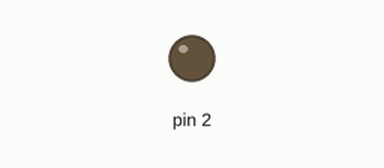
Recording of a sketch running on a simulated Arduino Uno, built with avr-gcc and run on an emulated ATmega328P. Parts: output pins drawn as LEDs (lit = HIGH).

Above: at 2.0 s.
At 4.2 s:
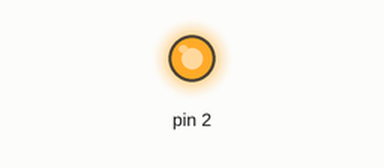
Timing chart, 0 to 11.2 s (numbered marks = the images above):
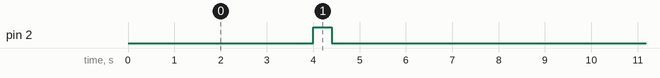

Measured:
- by itself, pin 2: alternates HIGH for 0.40 s and LOW for 8.2 s

The sketch:

lab_exercise_1_11.ino
```cpp
// C++ code
//
void setup()
{
  pinMode(2, OUTPUT);
}

void loop()
{


  digitalWrite(12, HIGH);
  delay(200); // Wait for 1000 millisecond(s)
  digitalWrite(12, LOW);
 delay(200); // Wait for 1000 millisecond(s)
  digitalWrite(11, HIGH);
  delay(200); // Wait for 1000 millisecond(s)
  digitalWrite(11, LOW);
  delay(200); // Wait for 1000 millisecond(s)
  digitalWrite(10, HIGH);
  delay(200); // Wait for 1000 millisecond(s)
  digitalWrite(10, LOW);
  delay(200); // Wait for 1000 millisecond(s)
  digitalWrite(9, HIGH);
  delay(200); // Wait for 1000 millisecond(s)
  digitalWrite(9, LOW);
  delay(200); // Wait for 1000 millisecond(s)
  digitalWrite(8, HIGH);
  delay(200); // Wait for 1000 millisecond(s)
  digitalWrite(8, LOW);
  delay(200); // Wait for 1000 millisecond(s)
  digitalWrite(7, HIGH);
  delay(200); // Wait for 1000 millisecond(s)
  digitalWrite(7, LOW);
  delay(200); // Wait for 1000 millisecond(s)
   digitalWrite(6, HIGH);
  delay(200); // Wait for 1000 millisecond(s)
  digitalWrite(6, LOW);
  delay(200); // Wait for 1000 millisecond(s)
   digitalWrite(5, HIGH);
  delay(200); // Wait for 1000 millisecond(s)
  digitalWrite(5, LOW);
  delay(200); // Wait for 1000 millisecond(s)
   digitalWrite(4, HIGH);
  delay(200); // Wait for 1000 millisecond(s)
  digitalWrite(4, LOW);
  delay(200); // Wait for 1000 millisecond(s)
   digitalWrite(3, HIGH);
  delay(200); // Wait for 1000 millisecond(s)
  digitalWrite(3, LOW);
  delay(200); // Wait for 1000 millisecond(s)
   digitalWrite(2, HIGH);
  delay(200); // Wait for 1000 millisecond(s)
  digitalWrite(2, LOW);
  delay(00); // Wait for 1000 millisecond(s)

   digitalWrite(2, HIGH);
  delay(200); // Wait for 1000 millisecond(s)
  digitalWrite(2, LOW);
 delay(200); // Wait for 1000 millisecond(s)
  digitalWrite(3, HIGH);
  delay(200); // Wait for 1000 millisecond(s)
  digitalWrite(3, LOW);
  delay(200); // Wait for 1000 millisecond(s)
  digitalWrite(4, HIGH);
  delay(200); // Wait for 1000 millisecond(s)
  digitalWrite(4, LOW);
  delay(200); // Wait for 1000 millisecond(s)
  digitalWrite(5, HIGH);
  delay(200); // Wait for 1000 millisecond(s)
  digitalWrite(5, LOW);
  delay(200); // Wait for 1000 millisecond(s)
  digitalWrite(6, HIGH);
  delay(200); // Wait for 1000 millisecond(s)
  digitalWrite(6, LOW);
  delay(200); // Wait for 1000 millisecond(s)
  digitalWrite(7, HIGH);
  delay(200); // Wait for 1000 millisecond(s)
  digitalWrite(7, LOW);
  delay(200); // Wait for 1000 millisecond(s)
   digitalWrite(8, HIGH);
  delay(200); // Wait for 1000 millisecond(s)
  digitalWrite(8, LOW);
  delay(200); // Wait for 1000 millisecond(s)
   digitalWrite(9, HIGH);
  delay(200); // Wait for 1000 millisecond(s)
  digitalWrite(9, LOW);
  delay(200); // Wait for 1000 millisecond(s)
   digitalWrite(10, HIGH);
  delay(200); // Wait for 1000 millisecond(s)
  digitalWrite(10, LOW);
  delay(200); // Wait for 1000 millisecond(s)
   digitalWrite(11, HIGH);
  delay(200); // Wait for 1000 millisecond(s)
  digitalWrite(11, LOW);
  delay(200); // Wait for 1000 millisecond(s)
   digitalWrite(12, HIGH);
  delay(200); // Wait for 1000 millisecond(s)
  digitalWrite(12, LOW);
  delay(200); // Wait for 1000 millisecond(s)


}
```
